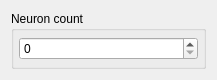
<?xml version="1.0" encoding="UTF-8"?>
<ui version="4.0">
 <class>Layoutitem</class>
 <widget class="QWidget" name="Layoutitem">
  <property name="geometry">
   <rect>
    <x>0</x>
    <y>0</y>
    <width>217</width>
    <height>80</height>
   </rect>
  </property>
  <property name="windowTitle">
   <string>Form</string>
  </property>
  <layout class="QVBoxLayout" name="verticalLayout">
   <item>
    <widget class="QGroupBox" name="groupBox">
     <property name="title">
      <string>Neuron count</string>
     </property>
     <layout class="QHBoxLayout" name="horizontalLayout">
      <property name="spacing">
       <number>0</number>
      </property>
      <property name="leftMargin">
       <number>5</number>
      </property>
      <property name="topMargin">
       <number>5</number>
      </property>
      <property name="rightMargin">
       <number>5</number>
      </property>
      <property name="bottomMargin">
       <number>5</number>
      </property>
      <item>
       <widget class="QSpinBox" name="spinBox"/>
      </item>
     </layout>
    </widget>
   </item>
  </layout>
 </widget>
 <resources/>
 <connections/>
</ui>
